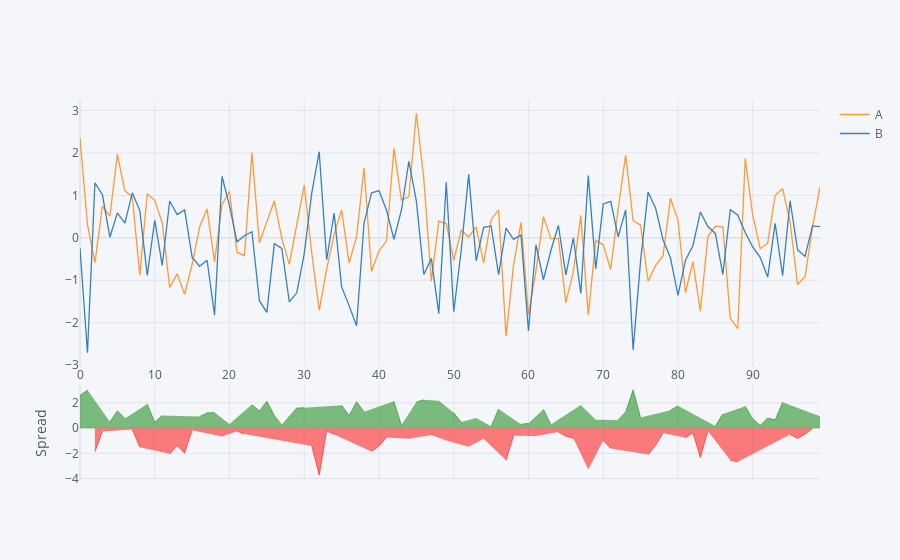

The code cell stored with this chart in its notebook:
### Markdown cell above
## Spread

### Code cell
df[['A','B']].iplot(kind='spread')
